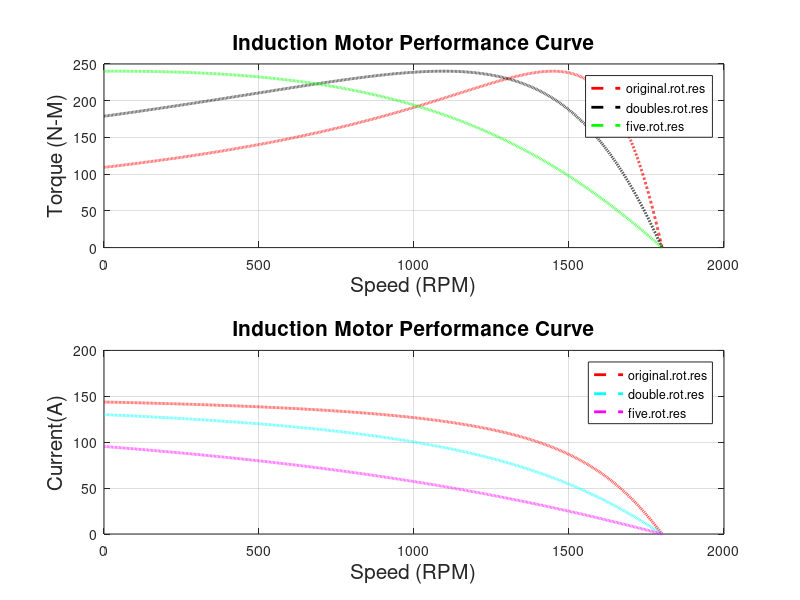

Write the MATLAB code that produced this figure.
clear
clc
r1=0.641; % stator resistance ( ohm )
x1=1.106; % stator reactance ( ohm )
r2= 0.332; % rotor resistance ( ohm )
x2=0.464; % rotor reactance ( ohm )
xm=26.3; % magnetizing reactance ( ohm )
v_ph=460/sqrt(3); % phase voltage ( volt )
n_s=1800; 
w_s=2*pi*n_s/60; 


s = 0 : 0.0001 : 1; % slip
n_m = ( 1 - s ) * n_s; % rotor speed ( RPM )
for i=1:10001

 t(i) = ( 3* (v_ph^2) * (r2/s(i) ) ) / ( w_s * ( ( (r1+ (r2/s(i)) )^2) + (x1+x2)^2) );
end

for i=1:10001

 t1(i) = ( 3* (v_ph^2) * (2*r2/s(i) ) ) / ( w_s * ( ( (r1+((2*r2/s(i))) )^2) + (x1+x2)^2) );
end
for i=1:10001

 t2(i) = ( 3* (v_ph^2) * (5*r2/s(i) ) ) / ( w_s * ( ( (r1+((5*r2/s(i))) )^2) + (x1+x2)^2) );
end


for i=1:10001
 I(i) = v_ph / sqrt( ( ( r1 + ( r2/s(i) ) )^2) + ( x1+x2 )^2);
end

for i=1:10001
 I1(i) = v_ph / sqrt( ( ( r1 + ( (2*r2/s(i)) ) )^2) + (x1+x2 )^2);
end

for i=1:10001
 I2(i) = v_ph / sqrt( ( ( r1 + ( (5*r2/s(i)) ) )^2) + (x1+x2 )^2);
end

subplot(2,1,1)
plot(n_m,t,'r--','linewidth',2)
title({'Induction Motor Performance Curve'},'fontsize',15)
xlabel('Speed (RPM)','fontsize',15)
ylabel('Torque (N-M)','fontsize',15)
legend('original.rot.res','doubles.rot.res','five.rot.res')
grid on
hold on
plot(n_m,t1,'k--','linewidth',2),legend('original.rot.res','doubles.rot.res','five.rot.res')
hold on
plot(n_m,t2,'g--','linewidth',2),legend('original.rot.res','doubles.rot.res','five.rot.res')
subplot(2,1,2)
plot(n_m,I,'r--','linewidth',2)

title({'Induction Motor Performance Curve'},'fontsize',15)
xlabel('Speed (RPM)','fontsize',15)
ylabel('Current(A)','fontsize',15)
legend('original.rot.res','doubles*rot.res','five*rot.res')
grid on
hold on
plot(n_m,I1,'c--','linewidth',2),legend('original.rot.res','doubles.rot.res','five.rot.res')
hold on
plot(n_m,I2,'m--','linewidth',2),legend('original.rot.res','double.rot.res','five.rot.res')